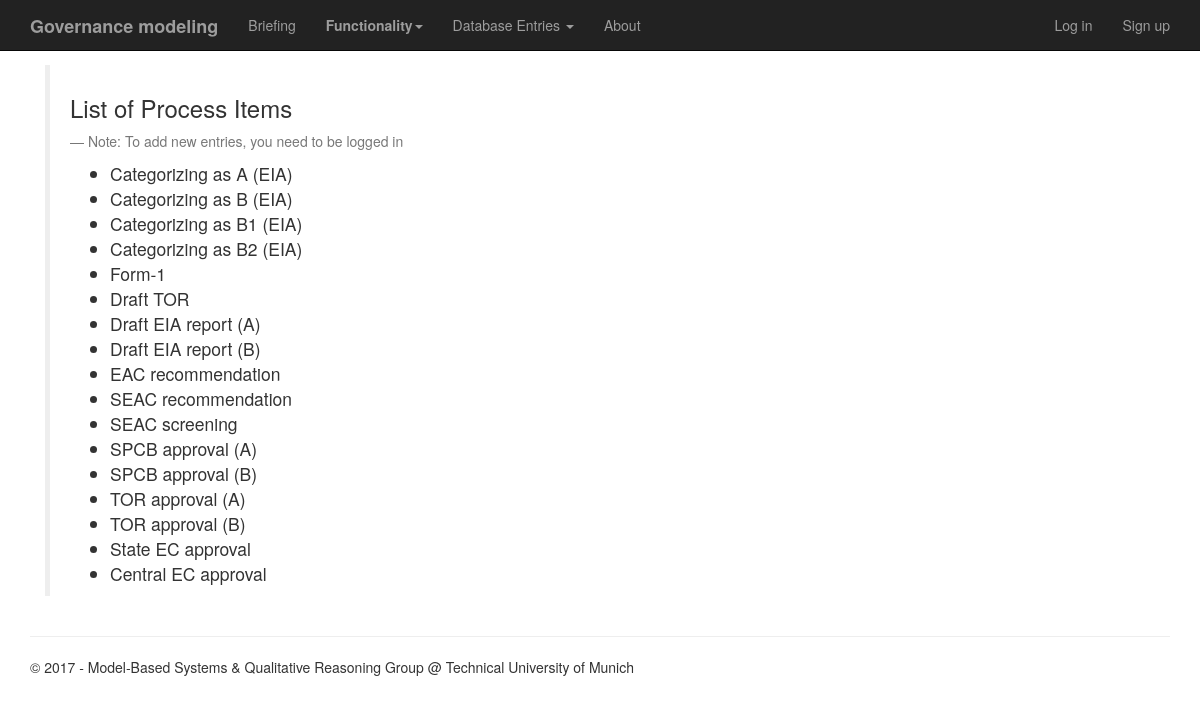
/dbcontent/Process_Items/list/, run on the app's committed database.
### app/models.py (models this page shows, shortened)
class ProcessItem(models.Model):
    name = models.CharField(max_length = 255, unique =True)
    description = models.TextField(max_length = 1000, blank=True, null=True,)

### dbcontent/views.py (the view)
class ProcessItemView(generic.ListView):
    template_name = 'dbcontent/ProcessItemList.html'
    def get_queryset(self):
        return ProcessItem.objects.all()

### dbcontent/templates/dbcontent/ProcessItemList.html (shortened to what this page needs)
{% extends 'app/base.html' %}
{% block content %}
	<div class="container">
		<div class="row">
			<div class="col-xs-6">
				<blockquote>
					<h3>List of Process Items</h3>
					{% if user.is_authenticated %}
					{% else %}
					<p><small>Note: To add new entries, you need to be logged in</small></p>
					{% endif %}
					<ul>
						{% for process in object_list %}
							<li>{{ process.name }}</li>
						{% endfor %}
					</ul>
				</blockquote>
			</div>
		</div>
	</div>
{% endblock %}

### data on the page
ProcessItem: name "Categorizing as A (EIA)"
ProcessItem: name "Categorizing as B (EIA)"
ProcessItem: name "Categorizing as B1 (EIA)"
ProcessItem: name "Categorizing as B2 (EIA)"
ProcessItem: name "Form-1"
ProcessItem: name "Draft TOR"
ProcessItem: name "Draft EIA report (A)"
ProcessItem: name "Draft EIA report (B)"
ProcessItem: name "EAC recommendation"
ProcessItem: name "SEAC recommendation"
ProcessItem: name "SEAC screening"
ProcessItem: name "SPCB approval (A)"
ProcessItem: name "SPCB approval (B)"
ProcessItem: name "TOR approval (A)"
ProcessItem: name "TOR approval (B)"
ProcessItem: name "State EC approval"
ProcessItem: name "Central EC approval"
